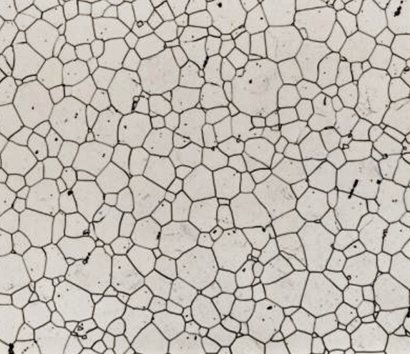
#> input picture Images/grains/grains2.jpg, 410 x 354 px, found by its file name
$ python lecture32.py
#> lines starting #> are read from the running program, lines starting #| are printed output that depends on the picture; after the words box and inside, x2 and y2 are one past the last pixel; in counts of white or black regions, pixels touching at a corner belong together

#!!!!!!!!!!!!!!!!!!!!!!!!!!!! This can be used as a feature extraction from image !!!!!!!!!!!!!!!!!!!!!!!!!
#*Grain size analysis in Python using a microscope image

"""
This code performs grain size distribution analysis and dumps results into a csv file.

Step 1: Read image and define pixel size (if needed to convert results into microns, not pixels)
Step 2: Denoising, if required and threshold image to separate grains from boundaries.
Step 3: Clean up image, if needed (erode, etc.) and create a mask for grains
Step 4: Label grains in the masked image
Step 5: Measure the properties of each grain (object)
Step 6: Output results into a csv file
"""
import cv2
import numpy as np
from matplotlib import pyplot as plt
from scipy import ndimage
from skimage import measure, color, io

#STEP1 - Read image and define pixel size
img = cv2.imread("images/grains2.jpg", 0)
#> img: shape (354, 410); min 0, max 240, mean 188.2

pixels_to_um = 0.5 # (1 px = 500 nm)

#cropped_img = img[0:450, :]   #Crop the scalebar region

#Step 2: Denoising, if required and threshold image

#No need for any denoising or smoothing as the image looks good.
#Otherwise, try Median or NLM
#plt.hist(img.flat, bins=100, range=(0,255))

#Change the grey image to binary by thresholding.
ret, thresh = cv2.threshold(img, 0, 255, cv2.THRESH_BINARY+cv2.THRESH_OTSU)
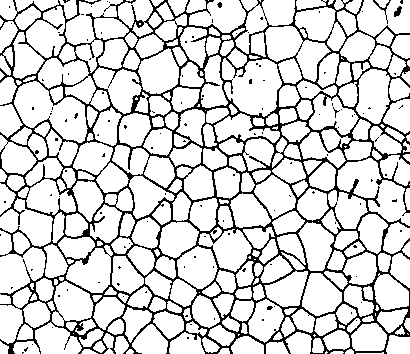
#> thresh: shape (354, 410); 83% white; black in thin lines or dots
#> ret = 157
#print(ret)  #Gives 157 on grains2.jpg. OTSU determined this to be the best threshold.

#View the thresh image. Some boundaries are ambiguous / faint.
#Some pixles in the middle.
#Need to perform morphological operations to enhance.

#Step 3: Clean up image, if needed (erode, etc.) and create a mask for grains

kernel = np.ones((3,3),np.uint8)
eroded = cv2.erode(thresh,kernel,iterations = 1)
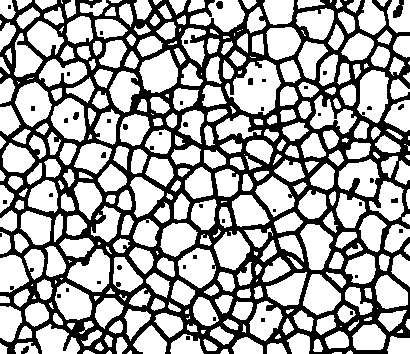
#> eroded: shape (354, 410); 63.7% white; 46 black regions (33 under 20 px), largest, box (x1, y1, x2, y2) and area: (0, 0, 410, 354) 51842, (393, 0, 404, 18) 117, (216, 1, 223, 9) 47
dilated = cv2.dilate(eroded,kernel,iterations = 1)
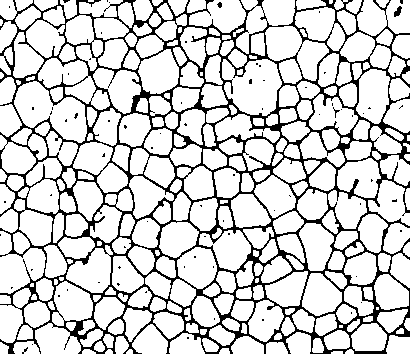
#> dilated: shape (354, 410); 82% white; black in thin lines or dots

# Now, we need to apply threshold, meaning convert uint8 image to boolean.
mask = dilated == 255  #Sets TRUE for all 255 valued pixels and FALSE for 0
#> mask: shape (354, 410) bool; 82% white; black in thin lines or dots
#print(mask)   #Just to confirm the image is not inverted.

#from skimage.segmentation import clear_border
#mask = clear_border(mask)   #Removes edge touching grains.

io.imshow(mask)  #cv2.imshow() not working on boolean arrays so using io
#io.imshow(mask[250:280, 250:280])   #Zoom in to see pixelated binary image

#Step 4: Label grains in the masked image

#Now we have well separated grains and background. Each grain is like an object.
#The scipy ndimage package has a function 'label' that will number each object with a unique ID.

#The 'structure' parameter defines the connectivity for the labeling.
#This specifies when to consider a pixel to be connected to another nearby pixel,
#i.e. to be part of the same object.

#use 8-connectivity, diagonal pixels will be included as part of a structure
#this is ImageJ default but we have to specify this for Python, or 4-connectivity will be used
# 4 connectivity would be [[0,1,0],[1,1,1],[0,1,0]]
s = [[1,1,1],[1,1,1],[1,1,1]]
#label_im, nb_labels = ndimage.label(mask)
labeled_mask, num_labels = ndimage.label(mask, structure=s)
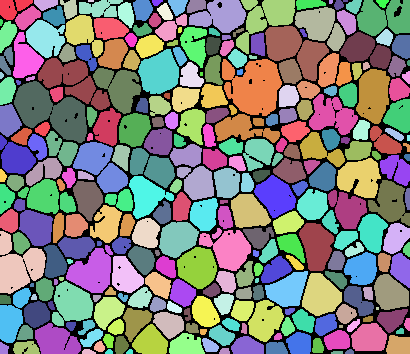
#> labeled_mask: shape (354, 410) int32; 297 distinct labels, from 0 to 296; one colour per label, 0 black
#> num_labels = 296

#The function outputs a new image that contains a different integer label
#for each object, and also the number of objects found.


#Let's color the labels to see the effect
img2 = color.label2rgb(labeled_mask, bg_label=0)
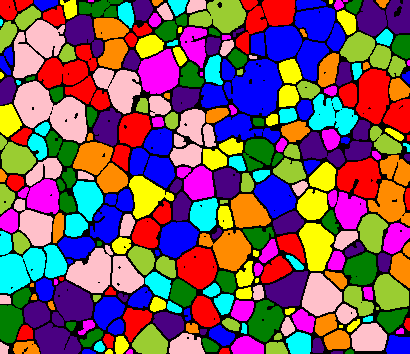
#> img2: shape (354, 410, 3) float64; mean R, G, B 0.479, 0.345, 0.389

cv2.imshow('Colored Grains', img2)
cv2.waitKey(0)

#View just by making mask=threshold and also mask = dilation (after morph operations)
#Some grains are well separated after morph operations

#Now each object had a unique number in the image.
#Total number of labels found are...
#print(num_labels)

#Step 5: Measure the properties of each grain (object)

# regionprops function in skimage measure module calculates useful parameters for each object.

clusters = measure.regionprops(labeled_mask, img)  #send in original image for Intensity measurements
#> clusters = 296 regions; largest, box (x1, y1, x2, y2) and area: (14, 81, 87, 143) 2519, (222, 59, 282, 116) 2412, (265, 26, 329, 81) 1837, (38, 58, 110, 110) 1767, (0, 231, 46, 294) 1708

#The output of the function is a list of object properties.

#Test a few measurements
#print(clusters[0].perimeter)

#Can print various parameters for all objects
#for prop in clusters:
#    print('Label: {} Area: {}'.format(prop.label, prop.area))

#Step 6: Output results into a csv file
#Best way is to output all properties to a csv file

propList = ['Area',
            'equivalent_diameter', #Added... verify if it works
            'orientation', #Added, verify if it works. Angle btwn x-axis and major axis.
            'MajorAxisLength',
            'MinorAxisLength',
            'Perimeter',
            'MinIntensity',
            'MeanIntensity',
            'MaxIntensity']


output_file = open('image_measurements.csv', 'w')
output_file.write(',' + ",".join(propList) + '\n') #join strings in array by commas, leave first cell blank
#First cell blank to leave room for header (column names)

for cluster_props in clusters:
    #output cluster properties to the excel file
    output_file.write(str(cluster_props['Label']))
    for i,prop in enumerate(propList):
        if(prop == 'Area'):
            to_print = cluster_props[prop]*pixels_to_um**2   #Convert pixel square to um square
        elif(prop == 'orientation'):
            to_print = cluster_props[prop]*57.2958  #Convert to degrees from radians
        elif(prop.find('Intensity') < 0):          # Any prop without Intensity in its name
            to_print = cluster_props[prop]*pixels_to_um
        else:
            to_print = cluster_props[prop]     #Reamining props, basically the ones with Intensity in its name
        output_file.write(',' + str(to_print))
    output_file.write('\n')
output_file.close()   #Closes the file, otherwise it would be read only.

$ run again, with Images/grains/grains1.jpg copied over Images/grains/grains2.jpg
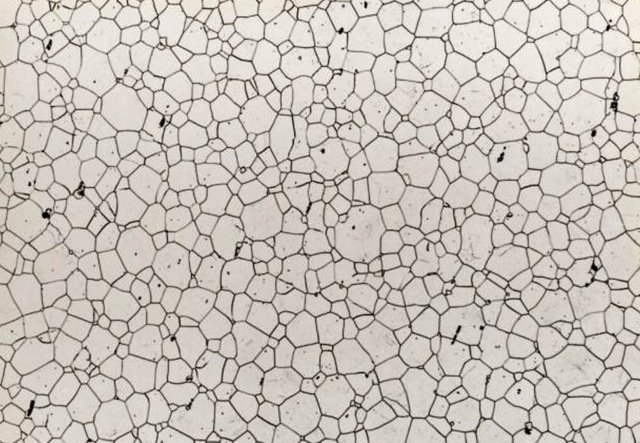
#> input picture Images/grains/grains1.jpg, 640 x 443 px, found by its file name
#> `ret, thresh = cv2.threshold(img, 0, 255, cv2.THRESH_BINARY+cv2.THRESH_..`:
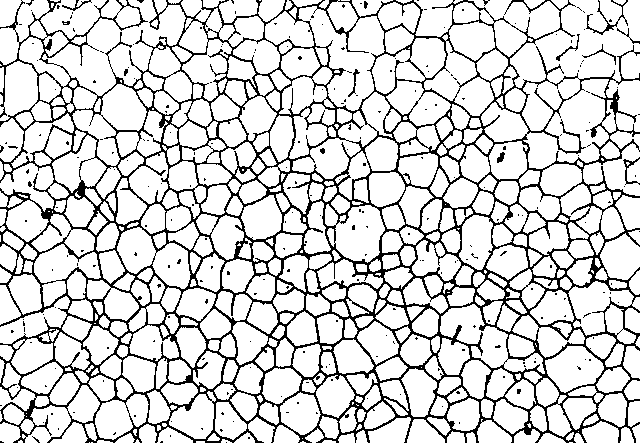
#> thresh: shape (443, 640); 83% white; black in thin lines or dots
#> ret = 165
#> eroded: shape (443, 640); 63.5% white; 90 black regions (65 under 20 px), largest, box (x1, y1, x2, y2) and area: (0, 0, 640, 443) 101742, (0, 141, 19, 154) 102, (359, 0, 369, 10) 63
#> dilated: shape (443, 640); 82% white; black in thin lines or dots
#> mask: shape (443, 640) bool; 82% white; black in thin lines or dots
#> labeled_mask: shape (443, 640) int32; 511 distinct labels, from 0 to 510
#> num_labels = 510
#> `img2 = color.label2rgb(labeled_mask, bg_label=0)`:
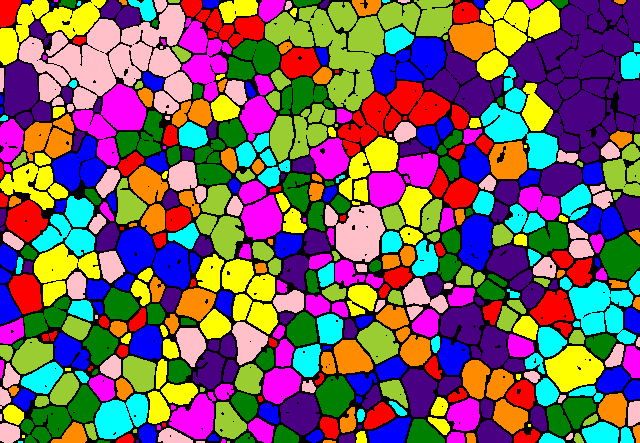
#> img2: shape (443, 640, 3) float64; mean R, G, B 0.468, 0.374, 0.377
#> clusters = 510 regions; largest, box (x1, y1, x2, y2) and area: (510, 0, 640, 163) 11976, (19, 0, 192, 109) 8634, (265, 2, 420, 111) 6866, (73, 84, 146, 166) 2755, (0, 0, 106, 65) 2663

$ run again, with Images/grains/grains3.jpg copied over Images/grains/grains2.jpg
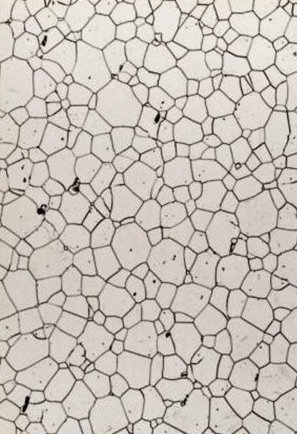
#> input picture Images/grains/grains3.jpg, 297 x 434 px, found by its file name
#> `ret, thresh = cv2.threshold(img, 0, 255, cv2.THRESH_BINARY+cv2.THRESH_..`:
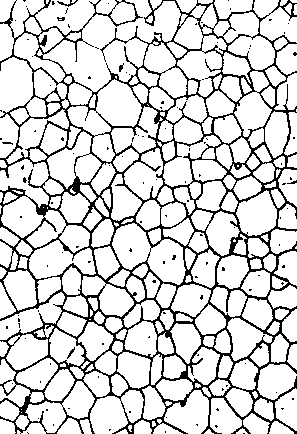
#> thresh: shape (434, 297); 83% white; black in thin lines or dots
#> ret = 165
#> eroded: shape (434, 297); 63.4% white; 44 black regions (29 under 20 px), largest, box (x1, y1, x2, y2) and area: (0, 0, 297, 434) 46392, (281, 176, 297, 186) 83, (56, 16, 66, 22) 56
#> dilated: shape (434, 297); 81.9% white; black in thin lines or dots
#> mask: shape (434, 297) bool; 81.9% white; black in thin lines or dots
#> labeled_mask: shape (434, 297) int32; 244 distinct labels, from 0 to 243
#> num_labels = 243
#> `img2 = color.label2rgb(labeled_mask, bg_label=0)`:
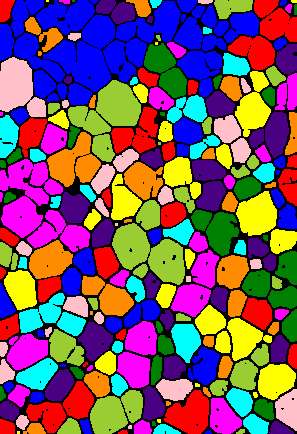
#> img2: shape (434, 297, 3) float64; mean R, G, B 0.471, 0.328, 0.399
#> clusters = 243 regions; largest, box (x1, y1, x2, y2) and area: (0, 0, 259, 105) 12518, (68, 80, 141, 162) 2753, (0, 159, 63, 238) 2637, (112, 223, 185, 285) 2482, (0, 57, 46, 117) 1798
